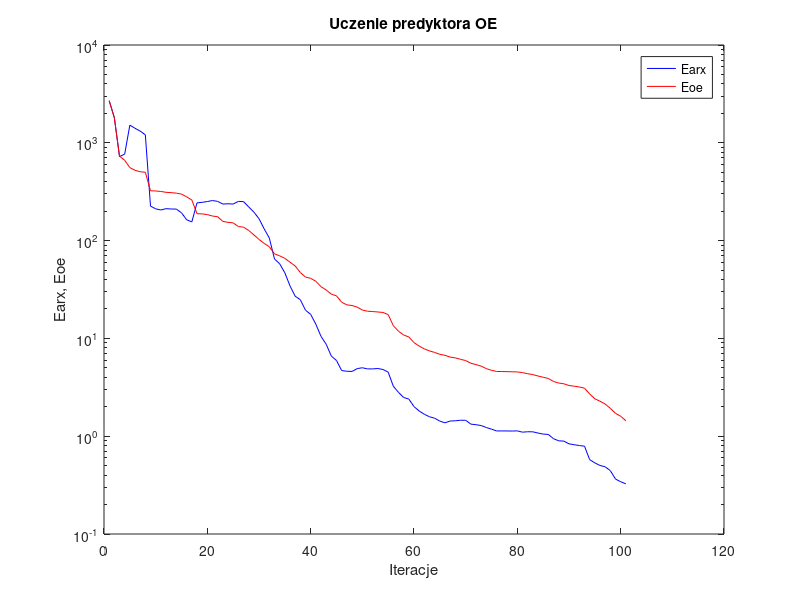
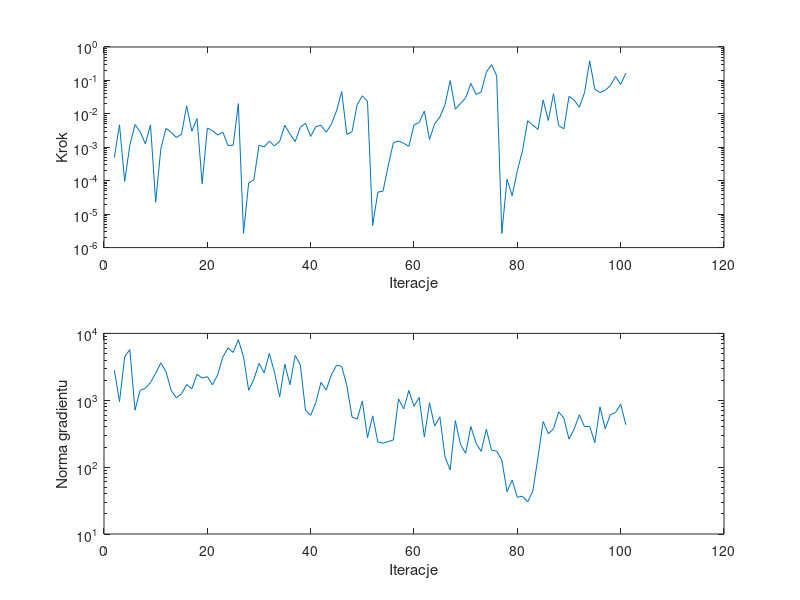

These figures' MATLAB source, in order:
%uczenie predyktora oe
clear all;
n=0; farx(n+1)=2.694869e+003; foe(n+1)=2.698296e+003; wspucz(n+1)=0.000000e+000; ng(n+1)=0.000000e+000;
%odnowa zmiennej metryki
n=1; farx(n+1)=1.815043e+003; foe(n+1)=1.797443e+003; krok(n+1)=4.927090e-004; ng(n+1)=2.813653e+003;
n=2; farx(n+1)=7.232483e+002; foe(n+1)=7.302549e+002; krok(n+1)=4.714228e-003; ng(n+1)=9.577269e+002;
n=3; farx(n+1)=7.657031e+002; foe(n+1)=6.631877e+002; krok(n+1)=9.579321e-005; ng(n+1)=4.470187e+003;
n=4; farx(n+1)=1.515329e+003; foe(n+1)=5.578928e+002; krok(n+1)=1.137064e-003; ng(n+1)=5.726909e+003;
n=5; farx(n+1)=1.408135e+003; foe(n+1)=5.233426e+002; krok(n+1)=4.800362e-003; ng(n+1)=7.116067e+002;
n=6; farx(n+1)=1.317637e+003; foe(n+1)=5.057752e+002; krok(n+1)=2.900817e-003; ng(n+1)=1.410224e+003;
n=7; farx(n+1)=1.206262e+003; foe(n+1)=5.001344e+002; krok(n+1)=1.276921e-003; ng(n+1)=1.509617e+003;
n=8; farx(n+1)=2.252766e+002; foe(n+1)=3.230792e+002; krok(n+1)=4.704763e-003; ng(n+1)=1.845945e+003;
n=9; farx(n+1)=2.113404e+002; foe(n+1)=3.216697e+002; krok(n+1)=2.277170e-005; ng(n+1)=2.537734e+003;
n=10; farx(n+1)=2.055490e+002; foe(n+1)=3.180786e+002; krok(n+1)=9.053002e-004; ng(n+1)=3.620149e+003;
n=11; farx(n+1)=2.121127e+002; foe(n+1)=3.118314e+002; krok(n+1)=3.692938e-003; ng(n+1)=2.672615e+003;
n=12; farx(n+1)=2.104441e+002; foe(n+1)=3.093692e+002; krok(n+1)=2.804162e-003; ng(n+1)=1.405174e+003;
n=13; farx(n+1)=2.099710e+002; foe(n+1)=3.055942e+002; krok(n+1)=1.970836e-003; ng(n+1)=1.085059e+003;
n=14; farx(n+1)=1.924528e+002; foe(n+1)=2.988954e+002; krok(n+1)=2.454245e-003; ng(n+1)=1.248366e+003;
n=15; farx(n+1)=1.632990e+002; foe(n+1)=2.801681e+002; krok(n+1)=1.737095e-002; ng(n+1)=1.721649e+003;
n=16; farx(n+1)=1.552939e+002; foe(n+1)=2.599885e+002; krok(n+1)=3.040595e-003; ng(n+1)=1.484111e+003;
n=17; farx(n+1)=2.430985e+002; foe(n+1)=1.883451e+002; krok(n+1)=7.191676e-003; ng(n+1)=2.443746e+003;
n=18; farx(n+1)=2.462706e+002; foe(n+1)=1.876035e+002; krok(n+1)=8.074766e-005; ng(n+1)=2.148997e+003;
n=19; farx(n+1)=2.507919e+002; foe(n+1)=1.844281e+002; krok(n+1)=3.765398e-003; ng(n+1)=2.251885e+003;
n=20; farx(n+1)=2.568398e+002; foe(n+1)=1.782603e+002; krok(n+1)=3.146871e-003; ng(n+1)=1.695081e+003;
n=21; farx(n+1)=2.518492e+002; foe(n+1)=1.755102e+002; krok(n+1)=2.320282e-003; ng(n+1)=2.414465e+003;
n=22; farx(n+1)=2.362916e+002; foe(n+1)=1.572358e+002; krok(n+1)=2.840497e-003; ng(n+1)=4.433811e+003;
n=23; farx(n+1)=2.381266e+002; foe(n+1)=1.537064e+002; krok(n+1)=1.130654e-003; ng(n+1)=6.061117e+003;
n=24; farx(n+1)=2.362481e+002; foe(n+1)=1.517641e+002; krok(n+1)=1.160015e-003; ng(n+1)=5.192546e+003;
n=25; farx(n+1)=2.517588e+002; foe(n+1)=1.392310e+002; krok(n+1)=2.024365e-002; ng(n+1)=8.050828e+003;
%odnowa zmiennej metryki
n=26; farx(n+1)=2.503963e+002; foe(n+1)=1.373273e+002; krok(n+1)=2.689353e-006; ng(n+1)=4.465639e+003;
n=27; farx(n+1)=2.212409e+002; foe(n+1)=1.271782e+002; krok(n+1)=8.559513e-005; ng(n+1)=1.408737e+003;
n=28; farx(n+1)=1.957391e+002; foe(n+1)=1.144824e+002; krok(n+1)=1.059505e-004; ng(n+1)=2.051137e+003;
n=29; farx(n+1)=1.675947e+002; foe(n+1)=1.028197e+002; krok(n+1)=1.156009e-003; ng(n+1)=3.558531e+003;
n=30; farx(n+1)=1.319155e+002; foe(n+1)=9.369681e+001; krok(n+1)=1.024167e-003; ng(n+1)=2.573267e+003;
n=31; farx(n+1)=1.060985e+002; foe(n+1)=8.645655e+001; krok(n+1)=1.532691e-003; ng(n+1)=5.020897e+003;
n=32; farx(n+1)=6.489654e+001; foe(n+1)=7.321664e+001; krok(n+1)=1.093065e-003; ng(n+1)=2.619638e+003;
n=33; farx(n+1)=5.793760e+001; foe(n+1)=6.986495e+001; krok(n+1)=1.508794e-003; ng(n+1)=1.120261e+003;
n=34; farx(n+1)=4.686669e+001; foe(n+1)=6.586676e+001; krok(n+1)=4.515039e-003; ng(n+1)=3.461117e+003;
n=35; farx(n+1)=3.440342e+001; foe(n+1)=6.013262e+001; krok(n+1)=2.484848e-003; ng(n+1)=1.710210e+003;
n=36; farx(n+1)=2.701110e+001; foe(n+1)=5.506485e+001; krok(n+1)=1.478815e-003; ng(n+1)=4.686995e+003;
n=37; farx(n+1)=2.484885e+001; foe(n+1)=4.715165e+001; krok(n+1)=3.990004e-003; ng(n+1)=3.383402e+003;
n=38; farx(n+1)=1.941310e+001; foe(n+1)=4.238854e+001; krok(n+1)=5.214412e-003; ng(n+1)=7.068498e+002;
n=39; farx(n+1)=1.762016e+001; foe(n+1)=4.116017e+001; krok(n+1)=2.110724e-003; ng(n+1)=5.945815e+002;
n=40; farx(n+1)=1.397162e+001; foe(n+1)=3.839194e+001; krok(n+1)=4.162174e-003; ng(n+1)=9.251235e+002;
n=41; farx(n+1)=1.048951e+001; foe(n+1)=3.381066e+001; krok(n+1)=4.546520e-003; ng(n+1)=1.854981e+003;
n=42; farx(n+1)=8.716967e+000; foe(n+1)=3.126683e+001; krok(n+1)=2.813867e-003; ng(n+1)=1.421554e+003;
n=43; farx(n+1)=6.598593e+000; foe(n+1)=2.834819e+001; krok(n+1)=4.884963e-003; ng(n+1)=2.389828e+003;
n=44; farx(n+1)=5.941172e+000; foe(n+1)=2.724094e+001; krok(n+1)=1.220118e-002; ng(n+1)=3.331857e+003;
n=45; farx(n+1)=4.689202e+000; foe(n+1)=2.342542e+001; krok(n+1)=4.655230e-002; ng(n+1)=3.225024e+003;
n=46; farx(n+1)=4.615503e+000; foe(n+1)=2.202560e+001; krok(n+1)=2.424720e-003; ng(n+1)=1.667474e+003;
n=47; farx(n+1)=4.592987e+000; foe(n+1)=2.169864e+001; krok(n+1)=2.909519e-003; ng(n+1)=5.649926e+002;
n=48; farx(n+1)=4.907624e+000; foe(n+1)=2.090842e+001; krok(n+1)=1.879492e-002; ng(n+1)=5.209962e+002;
n=49; farx(n+1)=5.010821e+000; foe(n+1)=1.949381e+001; krok(n+1)=3.481722e-002; ng(n+1)=9.726014e+002;
n=50; farx(n+1)=4.877513e+000; foe(n+1)=1.896328e+001; krok(n+1)=2.366103e-002; ng(n+1)=2.765941e+002;
%odnowa zmiennej metryki
n=51; farx(n+1)=4.875610e+000; foe(n+1)=1.881385e+001; krok(n+1)=4.601933e-006; ng(n+1)=5.846488e+002;
n=52; farx(n+1)=4.923820e+000; foe(n+1)=1.863259e+001; krok(n+1)=4.554170e-005; ng(n+1)=2.392186e+002;
n=53; farx(n+1)=4.807688e+000; foe(n+1)=1.841746e+001; krok(n+1)=4.862099e-005; ng(n+1)=2.279613e+002;
n=54; farx(n+1)=4.520589e+000; foe(n+1)=1.750894e+001; krok(n+1)=2.779644e-004; ng(n+1)=2.407351e+002;
n=55; farx(n+1)=3.242354e+000; foe(n+1)=1.348989e+001; krok(n+1)=1.364485e-003; ng(n+1)=2.546490e+002;
n=56; farx(n+1)=2.806161e+000; foe(n+1)=1.183282e+001; krok(n+1)=1.548092e-003; ng(n+1)=1.048165e+003;
n=57; farx(n+1)=2.487856e+000; foe(n+1)=1.083269e+001; krok(n+1)=1.317301e-003; ng(n+1)=7.407037e+002;
n=58; farx(n+1)=2.395302e+000; foe(n+1)=1.034323e+001; krok(n+1)=1.066758e-003; ng(n+1)=1.400094e+003;
n=59; farx(n+1)=2.007650e+000; foe(n+1)=9.062815e+000; krok(n+1)=4.678366e-003; ng(n+1)=8.128628e+002;
n=60; farx(n+1)=1.810575e+000; foe(n+1)=8.347715e+000; krok(n+1)=5.485375e-003; ng(n+1)=1.103412e+003;
n=61; farx(n+1)=1.675389e+000; foe(n+1)=7.812946e+000; krok(n+1)=1.214360e-002; ng(n+1)=2.825142e+002;
n=62; farx(n+1)=1.580200e+000; foe(n+1)=7.453220e+000; krok(n+1)=1.713251e-003; ng(n+1)=9.173737e+002;
n=63; farx(n+1)=1.527321e+000; foe(n+1)=7.184738e+000; krok(n+1)=5.062842e-003; ng(n+1)=4.103006e+002;
n=64; farx(n+1)=1.425472e+000; foe(n+1)=6.876321e+000; krok(n+1)=7.993461e-003; ng(n+1)=5.650982e+002;
n=65; farx(n+1)=1.371083e+000; foe(n+1)=6.719179e+000; krok(n+1)=1.883428e-002; ng(n+1)=1.420639e+002;
n=66; farx(n+1)=1.430315e+000; foe(n+1)=6.433297e+000; krok(n+1)=9.909413e-002; ng(n+1)=9.085212e+001;
n=67; farx(n+1)=1.437781e+000; foe(n+1)=6.324183e+000; krok(n+1)=1.375044e-002; ng(n+1)=4.959217e+002;
n=68; farx(n+1)=1.455703e+000; foe(n+1)=6.112857e+000; krok(n+1)=2.055621e-002; ng(n+1)=2.178081e+002;
n=69; farx(n+1)=1.455119e+000; foe(n+1)=5.935580e+000; krok(n+1)=2.992730e-002; ng(n+1)=1.609630e+002;
n=70; farx(n+1)=1.329087e+000; foe(n+1)=5.575974e+000; krok(n+1)=8.139610e-002; ng(n+1)=4.060020e+002;
n=71; farx(n+1)=1.310618e+000; foe(n+1)=5.400651e+000; krok(n+1)=3.836134e-002; ng(n+1)=2.283656e+002;
n=72; farx(n+1)=1.285120e+000; foe(n+1)=5.204263e+000; krok(n+1)=4.505124e-002; ng(n+1)=1.720844e+002;
n=73; farx(n+1)=1.227042e+000; foe(n+1)=4.907068e+000; krok(n+1)=1.775417e-001; ng(n+1)=3.699403e+002;
n=74; farx(n+1)=1.180425e+000; foe(n+1)=4.719604e+000; krok(n+1)=2.949608e-001; ng(n+1)=1.788425e+002;
n=75; farx(n+1)=1.131549e+000; foe(n+1)=4.588592e+000; krok(n+1)=1.379942e-001; ng(n+1)=1.731810e+002;
%odnowa zmiennej metryki
n=76; farx(n+1)=1.132196e+000; foe(n+1)=4.585331e+000; krok(n+1)=2.649442e-006; ng(n+1)=1.276549e+002;
n=77; farx(n+1)=1.131436e+000; foe(n+1)=4.570807e+000; krok(n+1)=1.107642e-004; ng(n+1)=4.301807e+001;
n=78; farx(n+1)=1.129431e+000; foe(n+1)=4.559445e+000; krok(n+1)=3.575282e-005; ng(n+1)=6.371686e+001;
n=79; farx(n+1)=1.133647e+000; foe(n+1)=4.541289e+000; krok(n+1)=1.985317e-004; ng(n+1)=3.545701e+001;
n=80; farx(n+1)=1.099578e+000; foe(n+1)=4.471268e+000; krok(n+1)=7.988163e-004; ng(n+1)=3.679158e+001;
n=81; farx(n+1)=1.110690e+000; foe(n+1)=4.354424e+000; krok(n+1)=6.216787e-003; ng(n+1)=3.019253e+001;
n=82; farx(n+1)=1.108497e+000; foe(n+1)=4.263298e+000; krok(n+1)=4.606611e-003; ng(n+1)=4.400620e+001;
n=83; farx(n+1)=1.077419e+000; foe(n+1)=4.126583e+000; krok(n+1)=3.426502e-003; ng(n+1)=1.406445e+002;
n=84; farx(n+1)=1.050967e+000; foe(n+1)=4.007489e+000; krok(n+1)=2.580064e-002; ng(n+1)=4.819419e+002;
n=85; farx(n+1)=1.042520e+000; foe(n+1)=3.890558e+000; krok(n+1)=6.353015e-003; ng(n+1)=3.163636e+002;
n=86; farx(n+1)=9.424603e-001; foe(n+1)=3.627827e+000; krok(n+1)=3.982240e-002; ng(n+1)=3.741332e+002;
n=87; farx(n+1)=8.974012e-001; foe(n+1)=3.498741e+000; krok(n+1)=4.447430e-003; ng(n+1)=6.697592e+002;
n=88; farx(n+1)=8.912094e-001; foe(n+1)=3.434927e+000; krok(n+1)=3.572423e-003; ng(n+1)=5.422068e+002;
n=89; farx(n+1)=8.355466e-001; foe(n+1)=3.298903e+000; krok(n+1)=3.329590e-002; ng(n+1)=2.620067e+002;
n=90; farx(n+1)=8.181596e-001; foe(n+1)=3.244682e+000; krok(n+1)=2.580064e-002; ng(n+1)=3.710424e+002;
n=91; farx(n+1)=8.031523e-001; foe(n+1)=3.185537e+000; krok(n+1)=1.576669e-002; ng(n+1)=6.072403e+002;
n=92; farx(n+1)=7.904292e-001; foe(n+1)=3.097939e+000; krok(n+1)=4.277073e-002; ng(n+1)=4.033899e+002;
n=93; farx(n+1)=5.759483e-001; foe(n+1)=2.702312e+000; krok(n+1)=3.838379e-001; ng(n+1)=4.066325e+002;
n=94; farx(n+1)=5.334053e-001; foe(n+1)=2.413113e+000; krok(n+1)=5.411858e-002; ng(n+1)=2.323715e+002;
n=95; farx(n+1)=5.020799e-001; foe(n+1)=2.278300e+000; krok(n+1)=4.346837e-002; ng(n+1)=7.949765e+002;
n=96; farx(n+1)=4.866104e-001; foe(n+1)=2.131092e+000; krok(n+1)=5.034993e-002; ng(n+1)=3.746815e+002;
n=97; farx(n+1)=4.444597e-001; foe(n+1)=1.928588e+000; krok(n+1)=7.000904e-002; ng(n+1)=6.093695e+002;
n=98; farx(n+1)=3.645865e-001; foe(n+1)=1.712952e+000; krok(n+1)=1.312690e-001; ng(n+1)=6.543610e+002;
n=99; farx(n+1)=3.423336e-001; foe(n+1)=1.599360e+000; krok(n+1)=7.549232e-002; ng(n+1)=8.743120e+002;
n=100; farx(n+1)=3.258156e-001; foe(n+1)=1.440307e+000; krok(n+1)=1.652088e-001; ng(n+1)=4.304474e+002;

figure; semilogy(farx,'b'); hold on; semilogy(foe,'r'); xlabel('Iteracje'); ylabel('Earx, Eoe'); legend('Earx','Eoe'); title('Uczenie predyktora OE');
figure; subplot(2,1,1); semilogy(krok); xlabel('Iteracje'); ylabel('Krok');
subplot(2,1,2); semilogy(ng); xlabel('Iteracje'); ylabel('Norma gradientu');
Earx=farx(n+1)
Eoe=foe(n+1)
